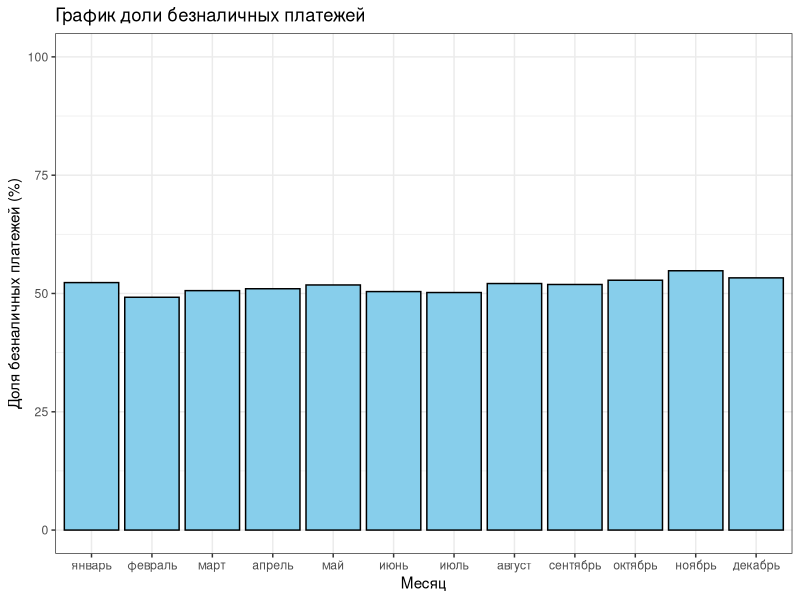
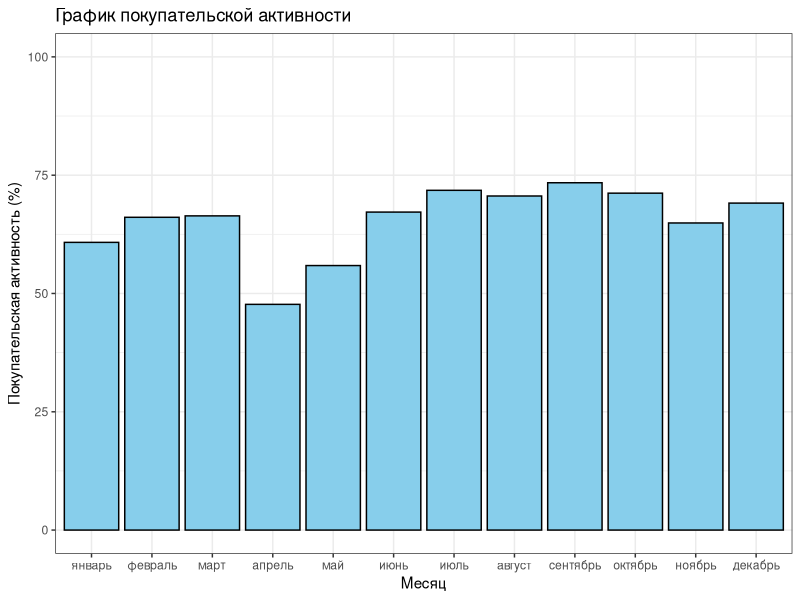
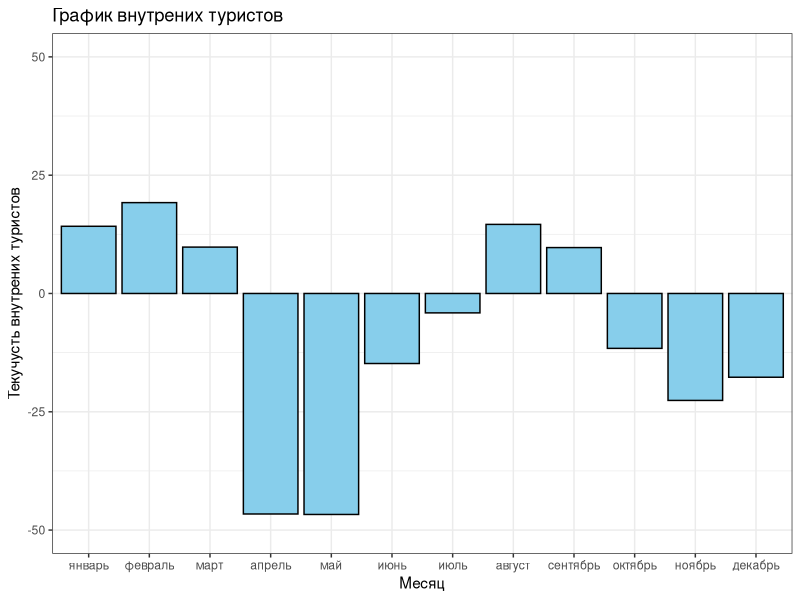
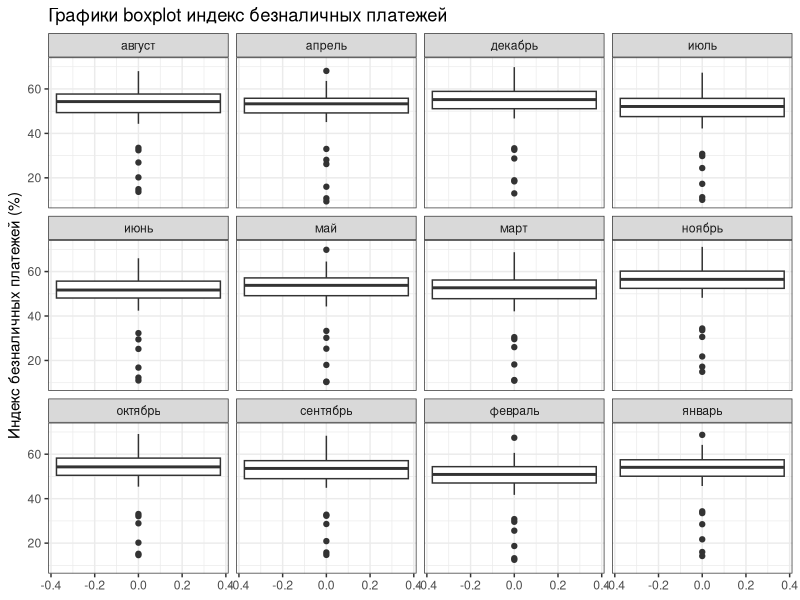
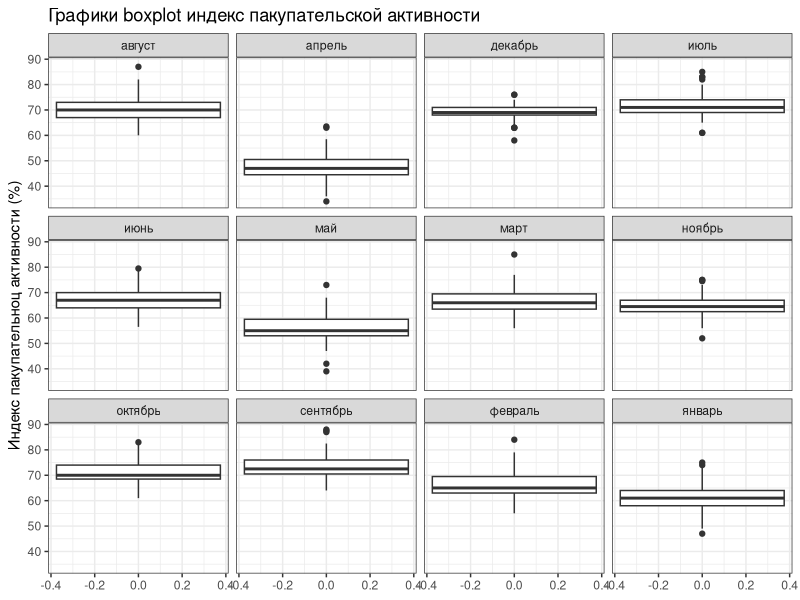
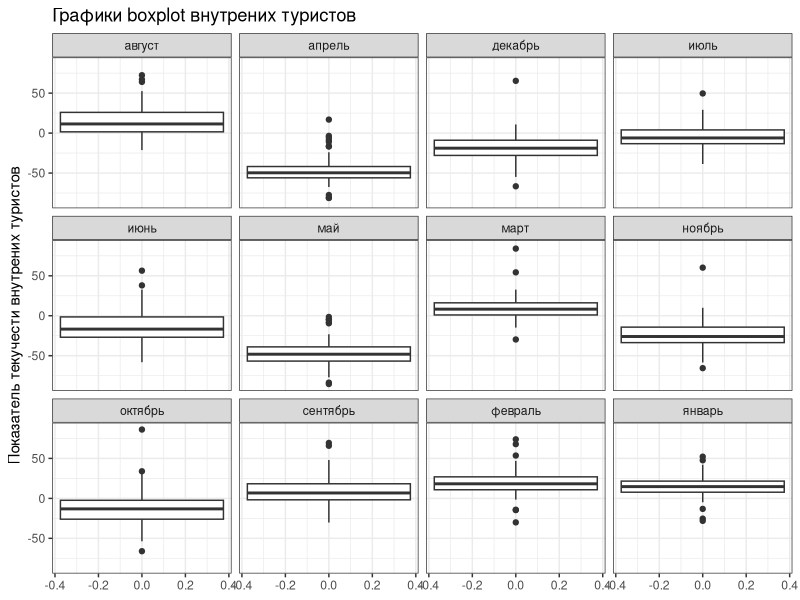
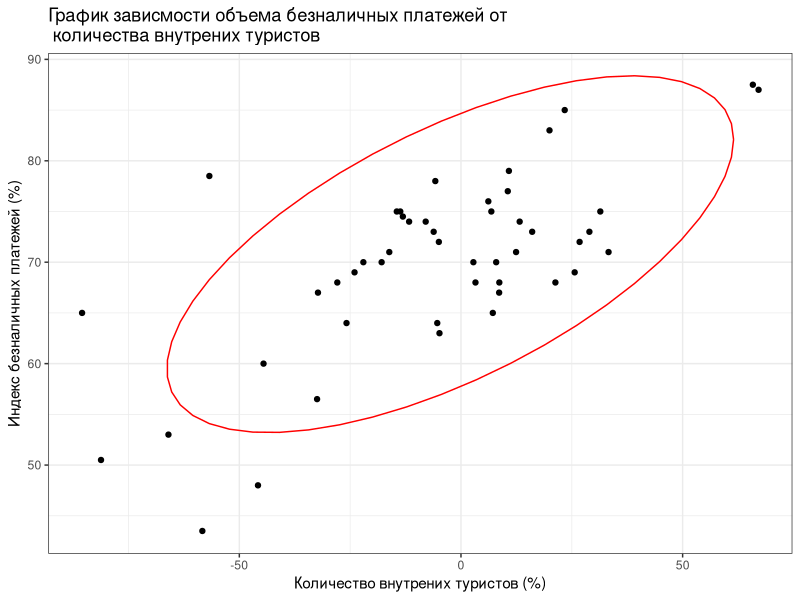
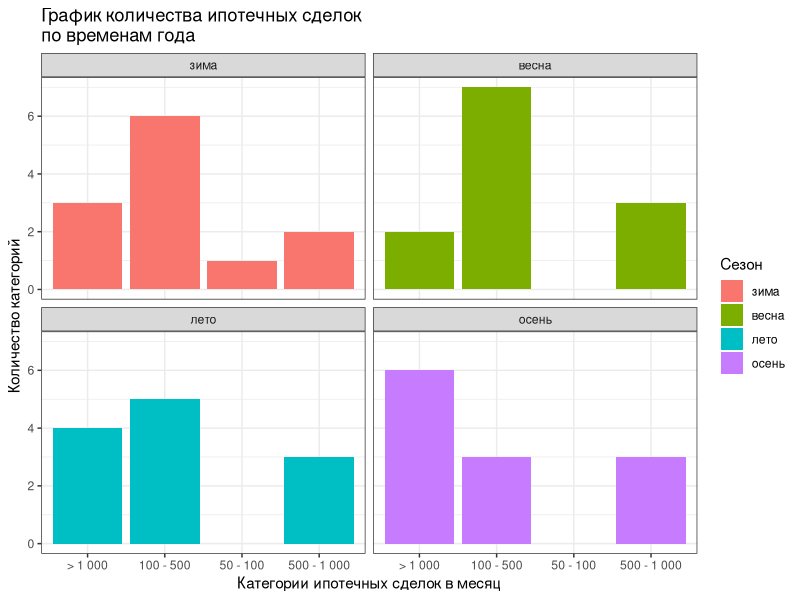

The R source for these figures, in order:
## ---- chunk 1
setwd('/Users/yadonistroman/Documents/GitHub/trustus-r/data')
library(tidyverse)
library(readxl)
df <- read_excel('total.xlsx')
## ---- chunk 2
summary(df$Индекс.БП)
summary(df$Индекс.ПА)
summary(df$Количество.ВТ)
## ---- chunk 3
df_for_graf <- df %>% group_by(Месяц) %>% summarise(Индекс.БП = round(mean(Индекс.БП), 1),
                                                    Индекс.ПА = round(mean(Индекс.ПА), 1),
                                                    Количество.ВТ = round(mean(Количество.ВТ), 1))

df_for_graf$Месяц <- factor(df_for_graf$Месяц, levels = c('январь', 'февраль', 'март', 'апрель', 'май', 'июнь', 
                                                          'июль', 'август', 'сентябрь', 'октябрь', 'ноябрь', 'декабрь'))

ggplot(data = df_for_graf, aes(x = Месяц, y = Индекс.БП)) + 
  geom_col(fill = 'skyblue',
           col = 'black') +
  ylim(0, 100) +
  theme_bw() +
  labs(title = 'График доли безналичных платежей',
       x = 'Месяц',
       y = 'Доля безналичных платежей (%)')

ggplot(data = df_for_graf, aes(x = Месяц, y = Индекс.ПА)) + 
  geom_col(fill = 'skyblue',
           col = 'black') +
  ylim(0, 100) +
  theme_bw() +
  labs(title = 'График покупательской активности',
       x = 'Месяц',
       y = 'Покупательская активность (%)')

ggplot(data = df_for_graf, aes(x = Месяц, y = Количество.ВТ)) + 
  geom_col(fill = 'skyblue',
           col = 'black') +
  ylim(-50, 50) +
  theme_bw() +
  labs(title = 'График внутрених туристов',
       x = 'Месяц',
       y = 'Текучусть внутрених туристов')
## ---- chunk 4
ggplot(data = df, aes(y = Индекс.БП)) + 
  geom_boxplot() + 
  facet_wrap(~Месяц) +
  theme_bw() +
  ggtitle('Графики boxplot индекс безналичных платежей') +
  ylab('Индекс безналичных платежей (%)')


ggplot(data = df, aes(y = Индекс.ПА)) + 
  geom_boxplot() + 
  facet_wrap(~Месяц) +
  theme_bw() +
  ggtitle('Графики boxplot индекс пакупательской активности') +
  ylab('Индекс пакупательноц активности (%)')

ggplot(data = df, aes(y = Количество.ВТ)) + 
  geom_boxplot() + 
  facet_wrap(~Месяц) +
  theme_bw() +
  ggtitle('Графики boxplot внутрених туристов') +
  ylab('Показатель текучести внутрених туристов')
## ---- chunk 5
extra <- function(data) {
  iqr <- IQR(data)
  q1 <- quantile(data, 0.25)
  q3 <- quantile(data, 0.75)
  lower_b <- q1 - 1.5 * iqr
  upper_b <- q3 + 1.5 * iqr
  return(c(lower_b, upper_b))
}

test_pa <- extra(df$Индекс.ПА)
df_test_pa <- df[df$Индекс.ПА < test_pa[1] | df$Индекс.ПА > test_pa[2], ]
df_test_pa 

test_bp <- extra(df$Индекс.БП)
df_test_bp <- df[df$Индекс.БП < test_bp[1] | df$Индекс.БП > test_bp[2], ]
df_test_bp

test_vt <- extra(df$Количество.ВТ)
df_test_vt <- df[df$Количество.ВТ < test_vt[1] | df$Количество.ВТ > test_vt[2], ]
df_test_vt
## ---- chunk 6
df_top_pa <- df %>% 
  group_by(Регион) %>% 
  summarise(`Индекс.ПА` = round(mean(Индекс.ПА), 1))

df_top_pa <- arrange(df_top_pa, desc(Индекс.ПА)) %>% top_n(30)
df_top_pa
## ---- chunk 7
df_top_bp <- df %>% 
  group_by(Регион) %>% 
  summarise(`Индекс.БП` = round(mean(Индекс.БП), 1))

df_top_bp <- arrange(df_top_bp, desc(Индекс.БП)) %>% top_n(30)
df_top_bp
## ---- chunk 8
df_top_bp_pa <- inner_join(df_top_bp, df_top_pa, by = 'Регион')
df_top_bp_pa
## ---- chunk 9
df_top <- df[df$Регион %in% df_top_bp_pa$Регион, ]
df_top
## ---- chunk 10
df_top <- df_top[df_top$Количество.ВТ > 0, ]
# согласно датафрейму df_top пропишем вектор в котором приток туристов виден хотябы в пяти месяцах
target_v <- c('калининградская область', 'камчатский край', 'кировская область', 'нижегородская область')
df_final <- df[df$Регион %in% target_v, ]
df_final
## ---- chunk 11
ggplot(data = df_final, aes(x = Количество.ВТ, y = Индекс.ПА)) + 
  geom_point() +
  theme_bw() +
  stat_ellipse(color = 'red') +
  labs(title = 'График зависмости объема безналичных платежей от\n количества внутрених туристов',
       x = 'Количество внутрених туристов (%)',
       y = 'Индекс безналичных платежей (%)')
## ---- chunk 12
cor.test(df_final$Количество.ВТ, df_final$Индекс.ПА)
## ---- chunk 13
df_ipot_cred <- df_final %>% select(Регион, `Всего одобренных заявок`, `Всего ипотечных сделок`)
df_ipot_cred$`Всего одобренных заявок` <- gsub(' ', '', df_ipot_cred$`Всего одобренных заявок`)
df_ipot_cred$`Всего ипотечных сделок` <- gsub(' ', '', df_ipot_cred$`Всего ипотечных сделок`)
df_ipot_cred$`Всего ипотечных сделок`  <- gsub('>', '', df_ipot_cred$`Всего ипотечных сделок`)
cred_list <- strsplit(df_ipot_cred$`Всего одобренных заявок`, '-')
ipot_list <- strsplit(df_ipot_cred$`Всего ипотечных сделок`, '-')

cred_v <- c()
for (i in cred_list) {
  cred_v <- c(cred_v, i[1])
}
df_ipot_cred$`Всего одобренных заявок` <- as.numeric(cred_v)

ipot_v <- c()
for (i in ipot_list) {
  ipot_v <- c(ipot_v, i[1])
}
df_ipot_cred$`Всего ипотечных сделок` <- as.numeric(ipot_v)

cor.test(df_ipot_cred$`Всего одобренных заявок`, df_ipot_cred$`Всего ипотечных сделок`)
## ---- chunk 14
cor.test(df_final$Индекс.БП, df_final$`Онлайн-заявки`)
## ---- chunk 15
season_v <- rep(c('зима', 'весна', 'лето', 'осень'), each=3)
season_v <- season_v[2:12]
season_v <- c(season_v, season_v[1])
season_v <- rep(season_v, 4)

df_final <- df_final %>% add_column('Сезон' = season_v, .before = 'Квартал')
df_final$Сезон <- factor(df_final$Сезон, levels = c('зима', 'весна', 'лето', 'осень'))
## ---- chunk 16
ggplot(data = df_final, aes(x = `Всего ипотечных сделок`, fill = Сезон)) + 
  geom_bar() + 
  theme_bw() +
  facet_wrap(~Сезон) +
  ggtitle('График количества ипотечных сделок \nпо временам года') +
  xlab('Категории ипотечных сделок в месяц') +
  ylab('Количество категорий')
## ---- chunk 17
ggplot(data = df_final, aes(y = `Онлайн-заявки`)) + 
  geom_boxplot() +
  theme_bw() +
  facet_wrap(~Сезон) +
  ggtitle('График распределния онлайн заявок на кредит \nпо временам года') +
  ylab('Доля онлайн-заявок на кредит')
## ---- chunk 18
chisq.test(df_final$`Онлайн-заявки`, df_final$Сезон)
## ---- chunk 19
ggplot(data = df_final, aes(y = `Доля сделок, вторичка`)) + 
  geom_boxplot() +
  theme_bw() +
  facet_wrap(~Сезон) +
  ggtitle('График распределния доли ипотечных сделок \nна вторичке по временам года') +
  ylab('Доля ипотечных сделок, вторичка')
## ---- chunk 20
chisq.test(df_final$`Доля сделок, вторичка`, df_final$Сезон)
